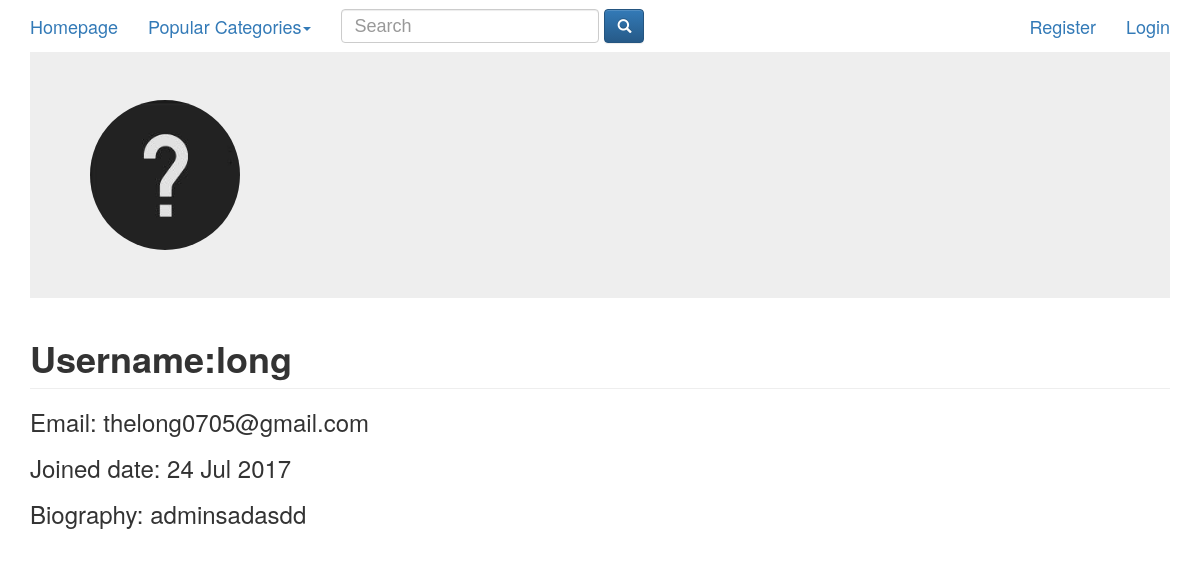
/accounts/detail/5, run on the app's committed database.
### accounts/models.py (models this page shows, shortened)
class UserProfileInfo(models.Model):
    user = models.OneToOneField(User)
    avatar = models.ImageField(upload_to='user_images', default='/user_images/question_mark.jpg')
    biography = models.TextField(default='')
    number_of_documents = models.IntegerField(default=0)

### accounts/views.py (the view)
# urls.py: url(r'^detail/(?P<pk>\d+)$', views.UserDetail.as_view(), name='user_detail'),
class UserDetail(DetailView):
    model = UserProfileInfo
    template_name = 'accounts/user_detail.html'
    context_object_name = 'user_profile'

### category/models.py (called while the page is built)
    def __str__(self):
        return self.name

### category/templatetags/category_template_tags.py (called while the page is built)
@register.inclusion_tag('category/popular_categories.html')
def get_popular_categories():
    return {'categories': Category.objects.annotate(num_docs=Count('document')).order_by('-num_docs')[:5]}

### accounts/templates/accounts/user_detail.html (shortened to what this page needs)
{% extends "base.html" %}{% load bootstrap3 %}{% load staticfiles %}
{% block content %}
    <div class="jumbotron">
        <img src="{{ MEDIA_URL }}{{ user_profile.avatar }}" class="media-object img-circle avatar">
    </div>
    <div class="page-header">
        <h1 style="display: inline"><strong>Username:{{ user_profile.user.username }}</strong></h1>
        <br />
    </div>
    <h3>Email: {{ user_profile.user.email }}</h3>
    <h3>Joined date: {{ user_profile.user.date_joined|date:"d M Y" }}</h3>
    <h3>Biography: {{ user_profile.biography }}</h3>
{% endblock %}

### static/master.css (style rules this page uses)
.avatar { width: 150px; height: 150px; }
.container .jumbotron { border-radius: 0; }
* { box-sizing: border-box; }

### data on the page
UserProfileInfo: avatar (picture), user.username "long", user.email "thelong0705@gmail.com", user.date_joined "24 Jul 2017", biography "adminsadasdd"
